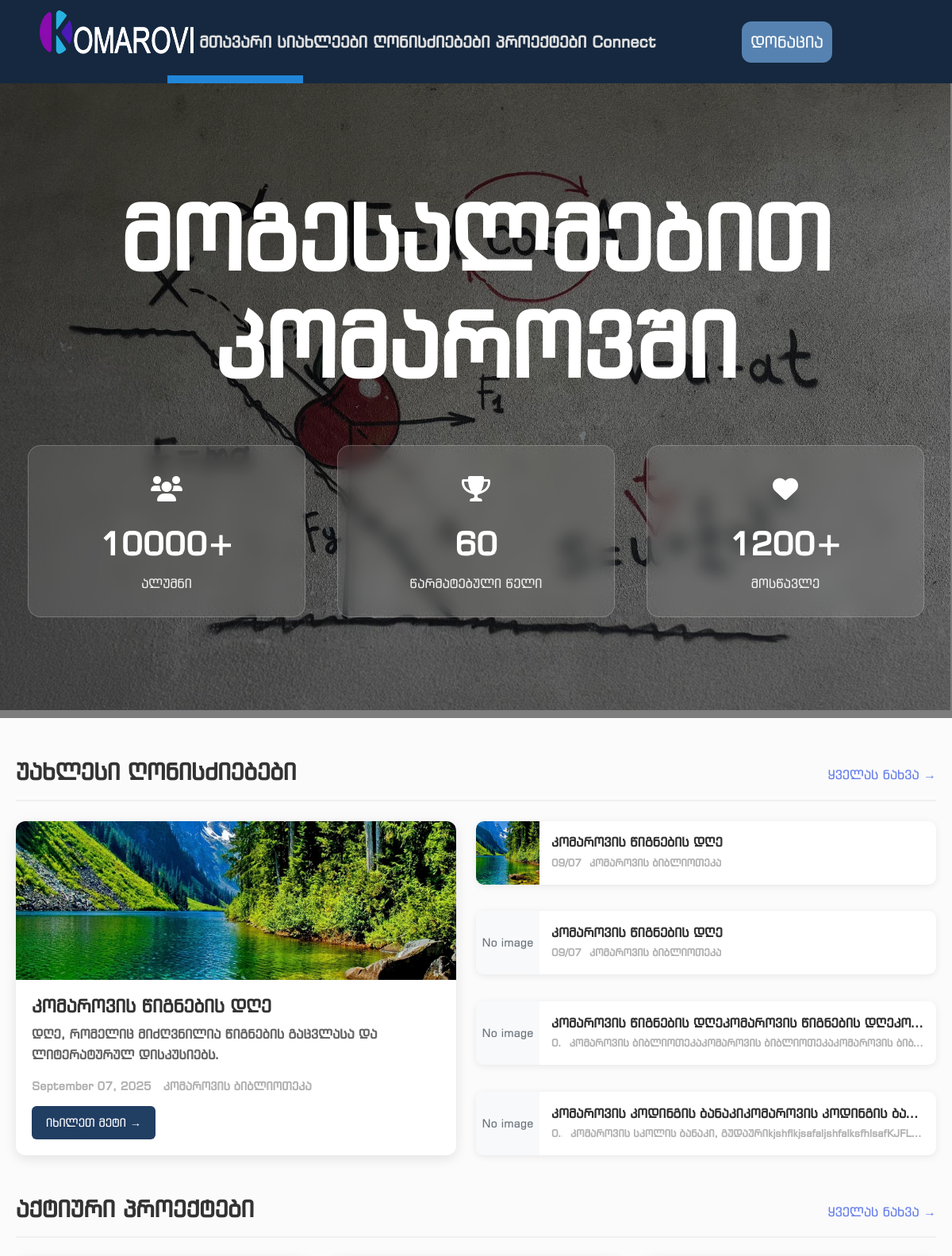
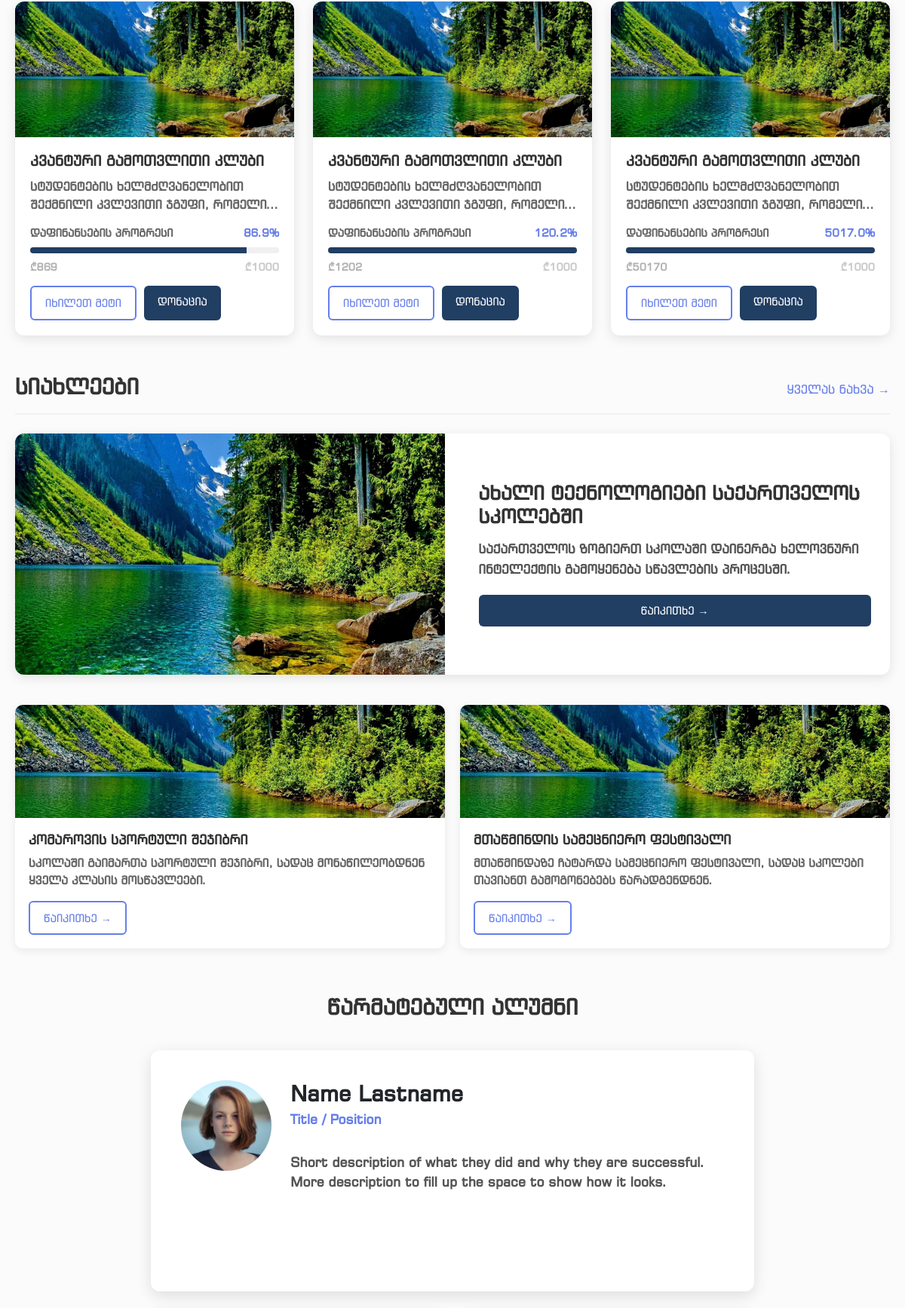
The page /home (upper part) on the database its author committed (2 pictures, top to bottom).
### models.py (models this page shows, shortened)
class Events(db.Model):
    id = db.Column(db.Integer, primary_key=True)
    title = db.Column(db.String(500), nullable=False)
    description = db.Column(db.Text)
    registration_link = db.Column(db.String(500))
    location = db.Column(db.String(500))
    image = db.Column(db.String(200))
    event_date = db.Column(db.DateTime)
    date_added = db.Column(db.DateTime, default=datetime.utcnow)

class Projects(db.Model):
    id = db.Column(db.Integer, primary_key=True)
    title = db.Column(db.String(500), nullable=False)
    description = db.Column(db.Text)
    funding_goal = db.Column(db.Integer, nullable=False, default=0)
    current_amount = db.Column(db.Integer, nullable=False, default=0)
    image = db.Column(db.String(200))
    date_added = db.Column(db.DateTime, default=datetime.utcnow)

class News(db.Model):
    id = db.Column(db.Integer, primary_key= True)
    name = db.Column(db.String(80), unique= False, nullable= False)
    img = db.Column(db.String(80), unique= False, nullable= False)
    description = db.Column(db.String(80), unique= False, nullable= False)
    date_added = db.Column(db.DateTime, default=datetime.utcnow)

### routes.py (the view)
@app.route("/")
@app.route("/home")
def home():
    all_events = Events.query.order_by(Events.date_added.desc()).all()
    all_news = News.query.order_by(News.date_added.desc()).all()
    all_projects = Projects.query.order_by(Projects.date_added.desc()).all()
    return render_template('index.html', current_page='home', events=all_events, news=all_news, projects=all_projects)

### templates/index.html (shortened to what this page needs)
{% extends "base.html" %} {% block head %}
<link
  rel="stylesheet"
  href="{{ url_for('static', filename='css/index.css') }}"
/>
<link
  rel="stylesheet"
  href="https://cdnjs.cloudflare.com/ajax/libs/font-awesome/6.0.0/css/all.min.css"
/>
{% endblock %} {% block content %}
<section class="hero-section">
  <div class="hero-overlay"></div>
  <div class="hero-content">
    <h1 class="hero-title">
      მოგესალმებით <br />
      კომაროვში
    </h1>
    <div class="hero-stats">
      <div class="stat-card">
        <div class="stat-icon">
          <i class="fas fa-users"></i>
        </div>
        <div class="stat-number">10000+</div>
        <div class="stat-label">ალუმნი</div>
      </div>
      <div class="stat-card">
        <div class="stat-icon">
          <i class="fas fa-trophy"></i>
        </div>
        <div class="stat-number">60</div>
        <div class="stat-label">წარმატებული წელი</div>
      </div>
      <div class="stat-card">
        <div class="stat-icon">
          <i class="fas fa-heart"></i>
        </div>
        <div class="stat-number">1200+</div>
        <div class="stat-label">მოსწავლე</div>
      </div>
    </div>
  </div>
</section>
<div class="main-container">
  {% if events %}
  <section class="preview-section">
    <div class="section-header">
      <h2 class="section-title">უახლესი ღონისძიებები</h2>
      <a href="{{ url_for('events') }}" class="section-link">ყველას ნახვა →</a>
    </div>
    <div class="events-preview">
      <div class="event-card featured-event">
        <div class="event-image">
          {% if events[0].image %}
          <img
            src="{{ url_for('static', filename='uploads/' + events[0].image) }}"
            alt="{{ events[0].title }}"
          />
          {% else %}
          <div class="no-image">No image available</div>
          {% endif %}
        </div>
        <div class="event-content">
          <h3 class="event-title">{{ events[0].title }}</h3>
          <p class="event-description limit-lines">
            {{ events[0].description }}
          </p>
          <div class="event-meta">
            <span class="event-date"
              >{{ events[0].date_added.strftime("%B %d, %Y") }}</span
            >
            <span class="event-location">{{ events[0].location }}</span>
          </div>
          <a
            href="{{ url_for('event', id=events[0].id) }}"
            class="btn btn-primary"
            >იხილეთ მეტი →</a
          >
        </div>
      </div>
      <div class="events-grid">
        {% for event in events[1:5] %}
        <div class="event-card mini-event">
          <div class="event-image-small">
            {% if event.image %}
            <img
              src="{{ url_for('static', filename='uploads/' + event.image) }}"
            />
            {% else %}
            <div class="no-image-small">No image</div>
            {% endif %}
          </div>
          <div class="event-content-small">
            <h4 class="event-title-small limit-line">{{ event.title }}</h4>
            <div class="event-meta-small limit-line">
              <span>{{ event.date_added.strftime("%m/%d") }}</span>
              <span>{{ event.location }}</span>
            </div>
          </div>
        </div>
        {% endfor %}
      </div>
    </div>
  </section>
  {% endif %}
  {% if projects %}
  <section class="preview-section">
    <div class="section-header">
      <h2 class="section-title">აქტიური პროექტები</h2>
      <a href="{{ url_for('projects') }}" class="section-link"
        >ყველას ნახვა →</a
      >
    </div>
    <div class="projects-preview">
      {% for project in projects[:3] %}
      <div class="project-card">
        <div class="project-image">
          <img
            src="{{ url_for('static', filename='uploads/' + project.image) if project.image else url_for('static', filename='default-project.jpg') }}"
            alt="{{ project.title }}"
          />
        </div>
        <div class="project-content">
          <h3 class="project-title limit-lines">{{ project.title }}</h3>
          <p class="project-description limit-lines">
            {{ project.description }}
          </p>
          <div class="progress-section">
            {% set progress_percent = (project.current_amount /
            project.funding_goal * 100)|round(1) if project.funding_goal > 0
            else 0 %}
            <div class="progress-labels">
              <span class="progress-label">დაფინანსების პროგრესი</span>
              <span class="progress-percent">{{ progress_percent }}%</span>
            </div>
            <div class="progress-container">
              <div
                class="progress-bar"
                style="width: {{ progress_percent }}%"
              ></div>
            </div>
            <div class="progress-amounts">
              <span>₾{{ project.current_amount }}</span>
              <span class="goal">₾{{ project.funding_goal }}</span>
            </div>
          </div>
          <div class="project-buttons">
            <a
              href="{{ url_for('project', id=project.id) }}"
              class="btn btn-outline"
              >იხილეთ მეტი</a
            >
            <a
              href="{{ url_for('donate', id=project.id) }}"
              class="btn btn-primary"
              >დონაცია</a
            >
          </div>
        </div>
      </div>
      {% endfor %}
    </div>
  </section>
  {% endif %}
  {% if news %}
  <section class="preview-section">
    <div class="section-header">
      <h2 class="section-title">სიახლეები</h2>
      <a href="{{ url_for('all_news') }}" class="section-link"
        >ყველას ნახვა →</a
      >
    </div>
    <div class="featured-news">
      <div class="featured-news-image">
        <img
          src="{{ url_for('static', filename='uploads/' + news[0].img) }}"
          alt="{{ news[0].name }}"
        />
      </div>
      <div class="featured-news-content">
        <h3 class="featured-news-title">{{ news[0].name }}</h3>
        <p class="featured-news-description">{{ news[0].description }}</p>
        <a
          href="{{ url_for('opened_news', news_id=news[0].id) }}"
          class="btn btn-primary"
          >წაიკითხე →</a
        >
      </div>
    </div>
    <div class="news-preview">
      {% for article in news[1:3] %}
      <div class="news-card">
        <div class="news-image">
          <img
            src="{{ url_for('static', filename='uploads/' + article.img) }}"
            alt="{{ article.name }}"
          />
        </div>
        <div class="news-content">
          <h3 class="news-title limit-lines">{{ article.name }}</h3>
          <p class="news-description limit-lines">{{ article.description }}</p>
          <a
            href="{{ url_for('opened_news', news_id=article.id) }}"
            class="btn btn-outline"
            >წაიკითხე →</a
          >
        </div>
      </div>
      {% endfor %}
    </div>
  </section>
  {% endif %}
  <section class="successful-alumni-section">
    <h2 class="section-title" style="text-align: center; margin-bottom: 40px">
      წარმატებული ალუმნი
    </h2>
    <div class="alumni-featured-card">
      <div class="alumni-featured-image">
        <img
          src="{{ url_for('static', filename='images/randomphoto.jpeg') }}"
          alt="Featured Alumni"
        />
      </div>
      <div class="alumni-featured-content">
        <h3 class="alumni-name">Name Lastname</h3>
        <p class="alumni-title">Title / Position</p>
        <p class="alumni-description">
          Short description of what they did and why they are successful. More
          description to fill up the space to show how it looks.
        </p>
      </div>
    </div>
  </section>
</div>
{% endblock %}

### static/css/main.css (style rules this page uses)
html, body { margin: 0; height: 100%; padding: 0; display: flex; flex-direction: column; overflow-x: hidden; background-color: rgb(251, 251, 252); font-family: "AlkSanet", "BpgExsqMtavruli", "BpgIngiriArial", Arial, Helvetica, sans-serif; }

### static/css/footer.css (style rules this page uses)
span, p { color: rgb(177, 177, 177); font-weight: bold; }
a { text-decoration: none; }

### rows shown on the page
Events: image (picture), title "კომაროვის წიგნების დღე", description "დღე, რომელიც მიძღვნილია წიგნების გაცვლასა და ლიტერატურულ დისკუსიებს.", date_added "September 07, 2025", location "კომაროვის ბიბლიოთეკა"
Events: image (picture), title "კომაროვის წიგნების დღე", date_added "09/07", location "კომაროვის ბიბლიოთეკა"
Events: shows "No image", title "კომაროვის წიგნების დღე", date_added "09/07", location "კომაროვის ბიბლიოთეკა"
Events: shows "No image", title "კომაროვის წიგნების დღეკომაროვის წიგნების დღეკო…", location "კომაროვის ბიბლიოთეკაკომაროვის ბიბლიოთეკაკომაროვის ბიბ…"
Events: shows "No image", title "კომაროვის კოდინგის ბანაკიკომაროვის კოდინგის ბა…", location "კომაროვის სკოლის ბანაკი, გუდაურიkjshflkjsafaljshfalksfhlsafKJFL…"
Projects: image (picture), title "კვანტური გამოთვლითი კლუბი", description "სტუდენტების ხელმძღვანელობით შექმნილი კვლევითი ჯგუფი,…", progress_percent "86.9", current_amount "869", funding_goal "1000"
Projects: image (picture), title "კვანტური გამოთვლითი კლუბი", description "სტუდენტების ხელმძღვანელობით შექმნილი კვლევითი ჯგუფი,…", progress_percent "120.2", current_amount "1202", funding_goal "1000"
Projects: image (picture), title "კვანტური გამოთვლითი კლუბი", description "სტუდენტების ხელმძღვანელობით შექმნილი კვლევითი ჯგუფი,…", progress_percent "5017.0", current_amount "50170", funding_goal "1000"
News: img (picture), name "ახალი ტექნოლოგიები საქართველოს სკოლებში", description "საქართველოს ზოგიერთ სკოლაში დაინერგა ხელოვნური ინტელექტის გამოყენება სწავლების პროცესში."
News: img (picture), name "კომაროვის სპორტული შეჯიბრი", description "სკოლაში გაიმართა სპორტული შეჯიბრი, სადაც მონაწილეობდნენ ყველა კლასის მოსწავლეები."
News: img (picture), name "მთაწმინდის სამეცნიერო ფესტივალი", description "მთაწმინდაზე ჩატარდა სამეცნიერო ფესტივალი, სადაც სკოლები თავიანთ გამოგონებებს წარადგენდნენ."
